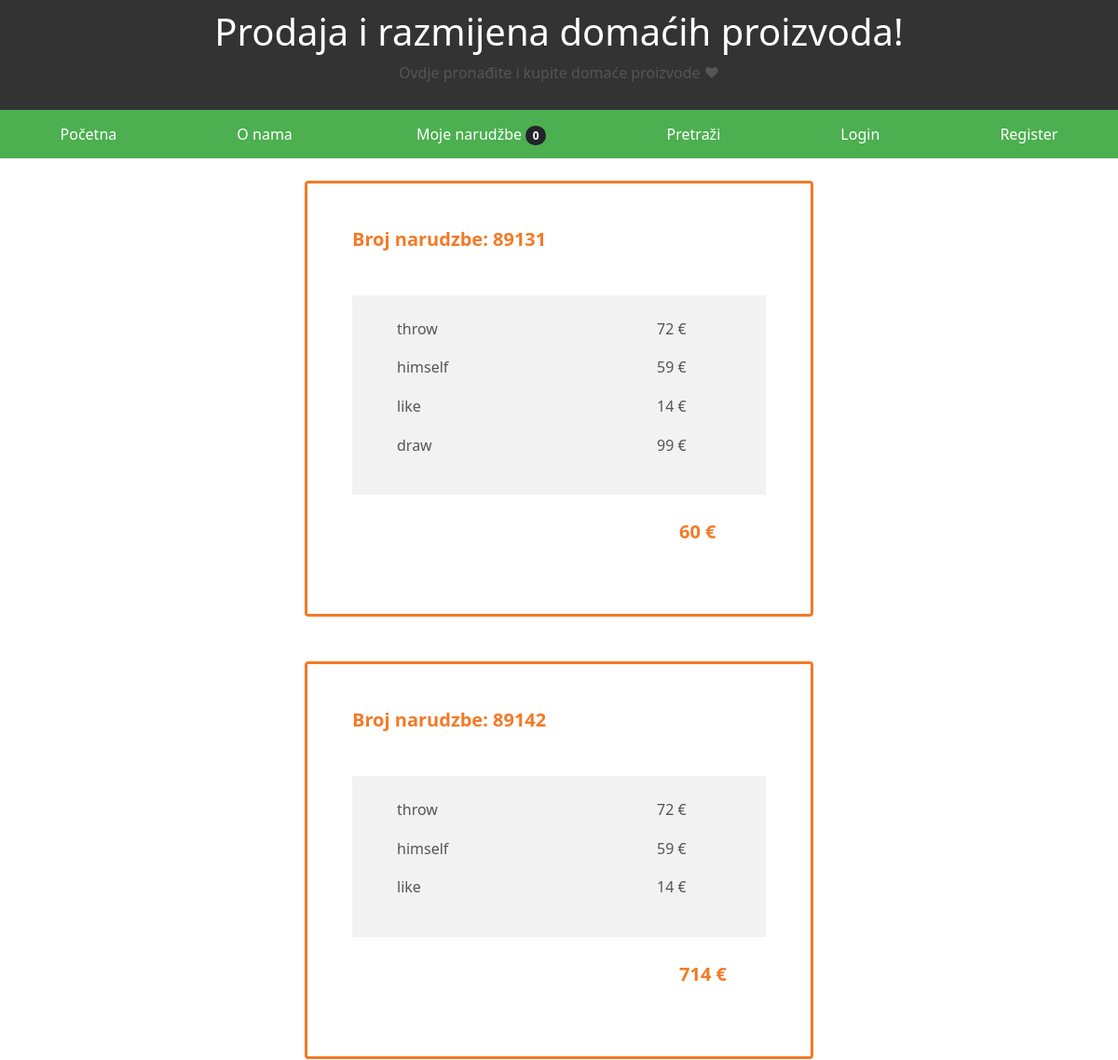
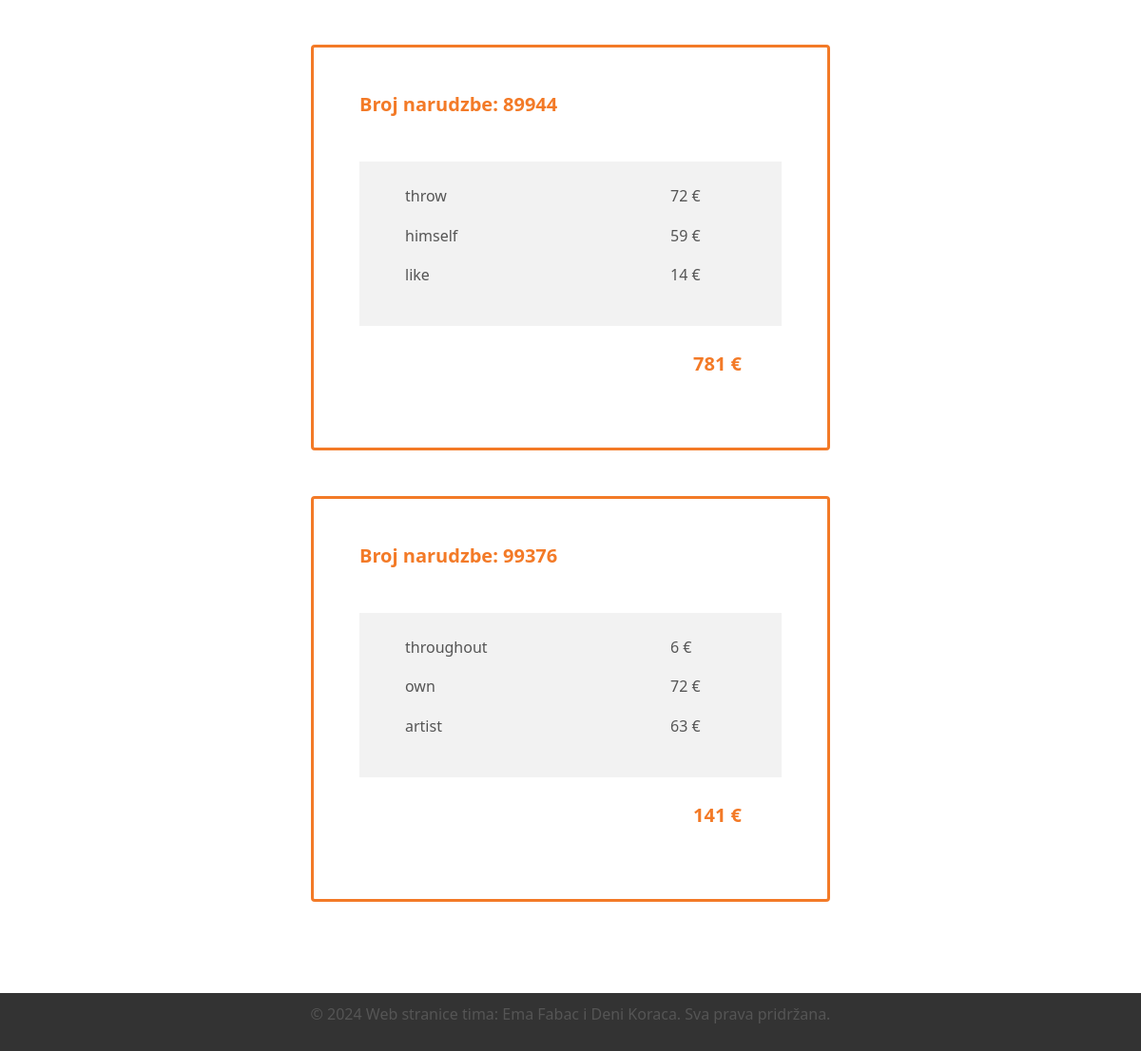
/narudzba/, run on an earlier commit of the app's database (2 pictures, top to bottom).
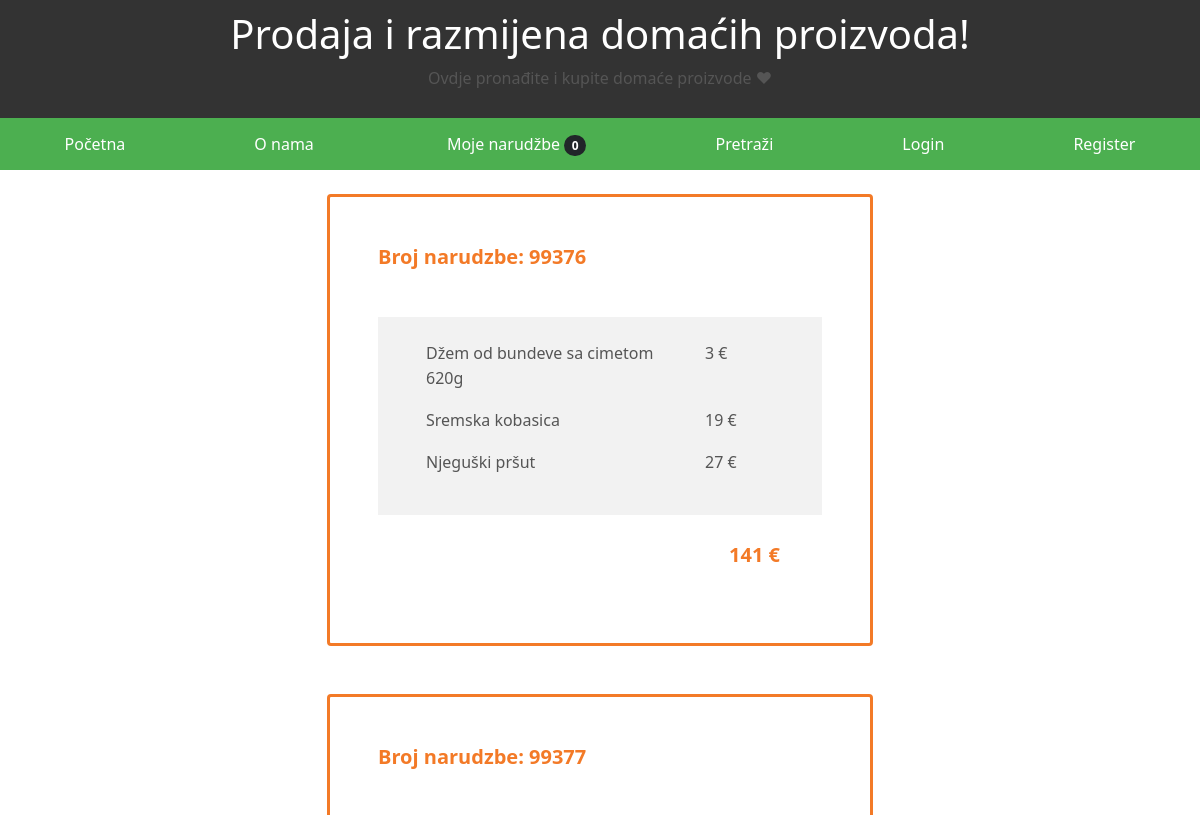
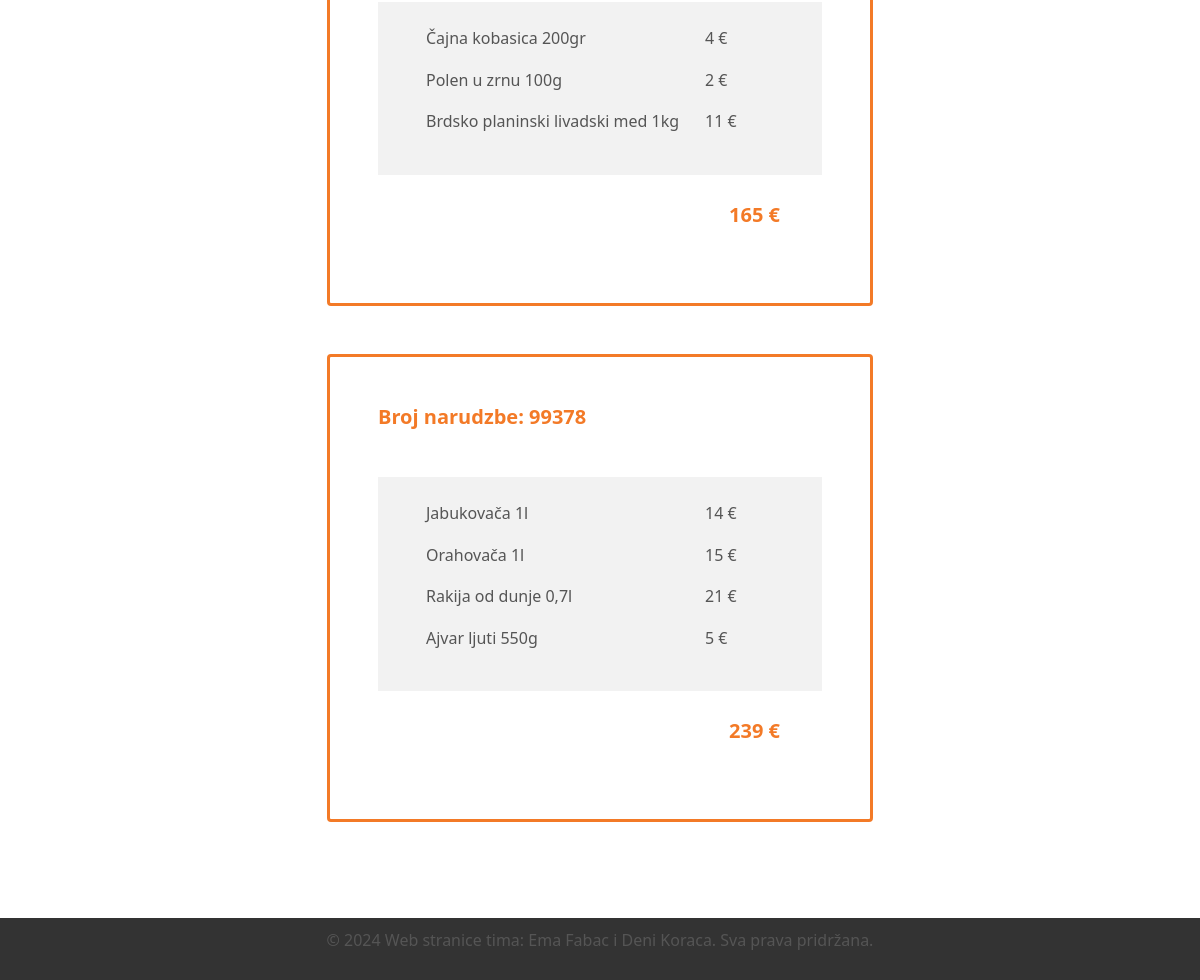
And on a later commit of the database (2 pictures, top to bottom).
### main/models.py (models this page shows, shortened)
class Narudzba(models.Model):
    id_narudzbe = models.AutoField(primary_key=True)
    ukupna_cijena = models.IntegerField()
    narudzba_proizvod = models.ManyToManyField(Proizvod)
    narudzba_korisnik = models.ForeignKey(Korisnik,null=True, on_delete=models.CASCADE)

class Proizvod(models.Model):
    id_proizvoda = models.CharField(max_length=5)
    naziv_proizvoda = models.CharField(max_length=100)
    cijena_proizvoda = models.IntegerField()
    opis_proizvoda = models.TextField()
    slika_proizvoda = models.ImageField(null=True, blank=True, upload_to="images/")
    proizvod_kategorija = models.ForeignKey(Kategorija, related_name='proizvodi', on_delete=models.CASCADE)
    proizvod_korisnik = models.ForeignKey(Korisnik,default=1, on_delete=models.CASCADE)

### main/views.py (the view)
# urls.py: path('narudzba/', views.NarudzbaPopis.as_view(), name='popis'),
class NarudzbaPopis(ListView):
    model=Narudzba
    template_name = 'mojanarudzba.html'

### main/cart.py (called while the page is built)
	def __len__ (self):
		return len(self.cart)

### main/context_processors.py (called while the page is built)
def cart(request):
    return {'cart': Cart(request)}

### main/templates/mojanarudzba.html
{% extends "landing.html" %}
{% block content %}
<br/>
        <div class="container" >
          {% for narudzba in narudzba_list %}
          <div class="row d-flex justify-content-center align-items-center h-50">
            <div class="col-lg-8 col-xl-6">
              <div class="card border-top border-bottom border-3" style="border-color: #f37a27 !important;">
                <div class="card-body p-5">
                  <h1 class="lead fw-bold mb-5" style="color: #f37a27;">Broj narudzbe: {{ narudzba.id_narudzbe }}</h1>
                  <div class="mx-n5 px-5 py-4" style="background-color: #f2f2f2;">
                    <div class="row">
                        {% for proizvod in narudzba.narudzba_proizvod.all %}
                      <div class="col-md-8 col-lg-9">
                        <p>{{ proizvod.naziv_proizvoda }}</p>
                      </div>
                      <div class="col-md-4 col-lg-3">
                        <p>{{ proizvod.cijena_proizvoda }} €</p>
                      </div>
                      {% endfor %}
                    </div>
                  </div>
                  <div class="row my-4">
                    <div class="col-md-4 offset-md-8 col-lg-3 offset-lg-9">
                      <p class="lead fw-bold mb-0" style="color: #f37a27;">{{ narudzba.ukupna_cijena }} €</p>
                    </div>
                  </div>
                </div>
              </div>
            </div>
          </div>
          <br/>
          <br/>
          {% endfor %}
        </div>
<br/>
<br/>
{% endblock %}

What changed in the data, as far as the page shows it:
removed Narudzba: id_narudzbe "89131", ukupna_cijena "60", Proizvod (naziv_proizvoda "himself", cijena_proizvoda "59")
removed Proizvod: naziv_proizvoda "throw", cijena_proizvoda "72"
no longer on this page (row edited): Proizvod: naziv_proizvoda "like", cijena_proizvoda "14"
no longer on this page (row edited): Proizvod: naziv_proizvoda "draw", cijena_proizvoda "99", shown under "89131"
removed Narudzba: id_narudzbe "89142", ukupna_cijena "714", Proizvod (naziv_proizvoda "himself", cijena_proizvoda "59")
removed Narudzba: id_narudzbe "89944", ukupna_cijena "781", Proizvod (naziv_proizvoda "himself", cijena_proizvoda "59")
changed Proizvod: naziv_proizvoda "throughout" → "Džem od bundeve sa cimetom 620g"; cijena_proizvoda "6" → "3"
changed Proizvod: naziv_proizvoda "own" → "Sremska kobasica"; cijena_proizvoda "72" → "19"
changed Proizvod: naziv_proizvoda "artist" → "Njeguški pršut"; cijena_proizvoda "63" → "27"
added Narudzba: id_narudzbe "99377", ukupna_cijena "165", Proizvod (naziv_proizvoda "Čajna kobasica 200gr", cijena_proizvoda "4")
now on this page (row edited): Proizvod: naziv_proizvoda "Polen u zrnu 100g", cijena_proizvoda "2", shown under "99377"
now on this page (row edited): Proizvod: naziv_proizvoda "Brdsko planinski livadski med 1kg", cijena_proizvoda "11", shown under "99377"
added Narudzba: id_narudzbe "99378", ukupna_cijena "239"
now on this page (row edited): Proizvod: naziv_proizvoda "Jabukovača 1l", cijena_proizvoda "14", shown under "99378"
now on this page (row edited): Proizvod: naziv_proizvoda "Orahovača 1l", cijena_proizvoda "15", shown under "99378"
now on this page (row edited): Proizvod: naziv_proizvoda "Rakija od dunje 0,7l", cijena_proizvoda "21", shown under "99378"
now on this page (row edited): Proizvod: naziv_proizvoda "Ajvar ljuti 550g", cijena_proizvoda "5", shown under "99378"
